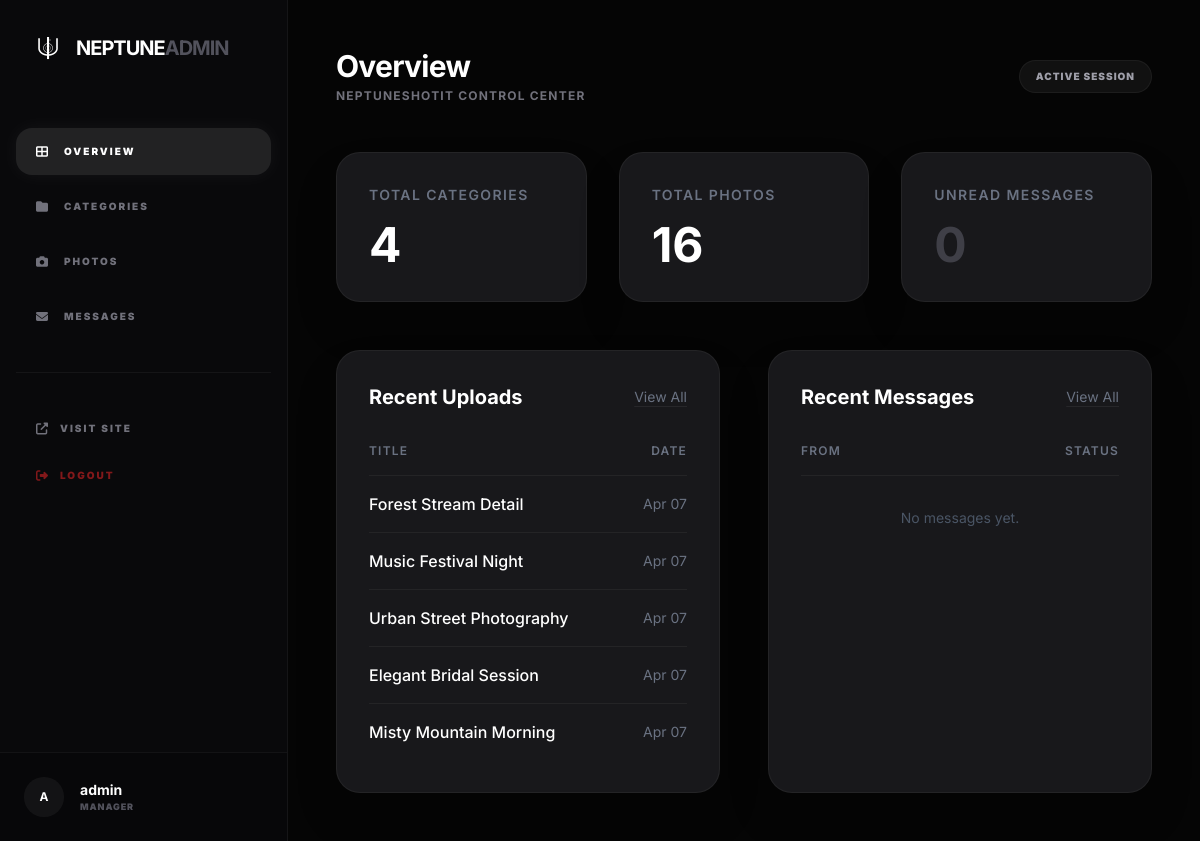
The page /dashboard/ (signed in) on the database its author committed.
### portfolio/models.py (models this page shows, shortened)
class Photo(models.Model):
    title = models.CharField(max_length=200)
    image = models.ImageField(upload_to='photos/')
    category = models.ForeignKey(Category, on_delete=models.CASCADE, related_name='photos')
    description = models.TextField(blank=True)
    created_at = models.DateTimeField(auto_now_add=True)

### portfolio/views.py (the view)
# urls.py: path('dashboard/', views.dashboard, name='dashboard'),
@user_passes_test(lambda u: u.is_staff)
def dashboard(request):
    category_count = Category.objects.count()
    photo_count = Photo.objects.count()
    message_count = ContactMessage.objects.filter(is_read=False).count()
    recent_photos = Photo.objects.all().order_by('-created_at')[:5]
    recent_messages = ContactMessage.objects.all().order_by('-created_at')[:5]
    return render(request, 'portfolio/dashboard/index.html', {
        'category_count': category_count,
        'photo_count': photo_count,
        'message_count': message_count,
        'recent_photos': recent_photos,
        'recent_messages': recent_messages
    })

### portfolio/templates/portfolio/dashboard/index.html
{% extends 'portfolio/dashboard/base.html' %}
{% block header_title %}Overview{% endblock %}
{% block content %}
<div class="grid grid-cols-1 md:grid-cols-2 lg:grid-cols-3 gap-8 mb-12">
  <div class="bg-zinc-900 border border-white/5 p-8 rounded-3xl shadow-2xl">
    <h3
      class="text-gray-500 text-sm font-semibold uppercase tracking-widest mb-4"
    >
      Total Categories
    </h3>
    <p class="text-5xl font-bold text-white">{{ category_count }}</p>
  </div>
  <div class="bg-zinc-900 border border-white/5 p-8 rounded-3xl shadow-2xl">
    <h3
      class="text-gray-500 text-sm font-semibold uppercase tracking-widest mb-4"
    >
      Total Photos
    </h3>
    <p class="text-5xl font-bold text-white">{{ photo_count }}</p>
  </div>
  <div class="bg-zinc-900 border border-white/5 p-8 rounded-3xl shadow-2xl">
    <h3
      class="text-gray-500 text-sm font-semibold uppercase tracking-widest mb-4"
    >
      Unread Messages
    </h3>
    <p
      class="text-5xl font-bold {% if message_count > 0 %}text-white{% else %}text-zinc-700{% endif %}"
    >
      {{ message_count }}
    </p>
  </div>
</div>
<div class="grid grid-cols-1 lg:grid-cols-2 gap-12">
  <div class="bg-zinc-900 border border-white/5 p-8 rounded-3xl shadow-2xl">
    <div class="flex items-center justify-between mb-8">
      <h2 class="text-xl font-bold text-white">Recent Uploads</h2>
      <a
        href="{% url 'portfolio:dashboard_photos' %}"
        class="text-sm text-gray-500 hover:text-white transition-all underline underline-offset-4 decoration-zinc-800"
        >View All</a
      >
    </div>
    <div class="overflow-x-auto">
      <table class="w-full text-left">
        <thead>
          <tr class="border-b border-white/5">
            <th
              class="pb-4 font-semibold text-gray-500 uppercase tracking-widest text-xs"
            >
              Title
            </th>
            <th
              class="pb-4 font-semibold text-gray-500 uppercase tracking-widest text-xs text-right"
            >
              Date
            </th>
          </tr>
        </thead>
        <tbody class="divide-y divide-white/5">
          {% for photo in recent_photos %}
          <tr class="group hover:bg-white/5 transition-all">
            <td class="py-4 font-medium text-white truncate max-w-[150px]">
              {{ photo.title }}
            </td>
            <td class="py-4 text-gray-500 text-sm text-right">
              {{ photo.created_at|date:"M d" }}
            </td>
          </tr>
          {% empty %}
          <tr>
            <td colspan="2" class="py-8 text-center text-gray-600 text-sm">
              No photos yet.
            </td>
          </tr>
          {% endfor %}
        </tbody>
      </table>
    </div>
  </div>
  <div class="bg-zinc-900 border border-white/5 p-8 rounded-3xl shadow-2xl">
    <div class="flex items-center justify-between mb-8">
      <h2 class="text-xl font-bold text-white">Recent Messages</h2>
      <a
        href="{% url 'portfolio:dashboard_messages' %}"
        class="text-sm text-gray-500 hover:text-white transition-all underline underline-offset-4 decoration-zinc-800"
        >View All</a
      >
    </div>
    <div class="overflow-x-auto">
      <table class="w-full text-left">
        <thead>
          <tr class="border-b border-white/5">
            <th
              class="pb-4 font-semibold text-gray-500 uppercase tracking-widest text-xs"
            >
              From
            </th>
            <th
              class="pb-4 font-semibold text-gray-500 uppercase tracking-widest text-xs text-right"
            >
              Status
            </th>
          </tr>
        </thead>
        <tbody class="divide-y divide-white/5">
          {% for msg in recent_messages %}
          <tr
            class="group hover:bg-white/5 transition-all cursor-pointer"
            onclick="window.location='{% url 'portfolio:message_detail' msg.pk %}'"
          >
            <td class="py-4">
              <p class="font-medium text-white">{{ msg.name }}</p>
              <p class="text-xs text-gray-500 truncate max-w-[150px]">
                {{ msg.subject }}
              </p>
            </td>
            <td class="py-4 text-right">
              {% if not msg.is_read %}
              <span class="w-2 h-2 bg-white rounded-full inline-block"></span>
              {% else %}
              <span class="text-zinc-700 text-xs">Read</span>
              {% endif %}
            </td>
          </tr>
          {% empty %}
          <tr>
            <td colspan="2" class="py-8 text-center text-gray-600 text-sm">
              No messages yet.
            </td>
          </tr>
          {% endfor %}
        </tbody>
      </table>
    </div>
  </div>
</div>
{% endblock %}

### portfolio/templates/portfolio/dashboard/base.html (shortened to what this page needs)
<!doctype html>
<html lang="en">
  <head>
    {% load static %}
    <link
      rel="stylesheet"
      href="https://cdnjs.cloudflare.com/ajax/libs/font-awesome/6.5.1/css/all.min.css"
    />
    <script src="https://cdn.jsdelivr.net/npm/@tailwindcss/browser@4"></script>
  </head>
  <body class="antialiased">
    <div class="flex flex-col lg:flex-row min-h-screen">
      <aside
        id="sidebar"
        class="fixed inset-y-0 left-0 w-72 bg-zinc-950 border-r border-white/5 transform -translate-x-full lg:translate-x-0 lg:static transition-transform duration-300 ease-in-out z-40 flex flex-col"
      >
        <div class="p-8 hidden lg:block">
          <a
            href="{% url 'portfolio:dashboard' %}"
            class="flex items-center gap-3"
          >
            <img
              src="{% static 'portfolio/images/logo.png' %}"
              alt="Logo"
              class="w-8 h-8"
            />
            <span
              class="text-xl font-bold tracking-tighter text-white uppercase"
            >
              NEPTUNE<span class="text-zinc-600">ADMIN</span>
            </span>
          </a>
        </div>
        <nav class="mt-4 lg:mt-8 px-4 flex-1 space-y-2">
          <a
            href="{% url 'portfolio:dashboard' %}"
            class="flex items-center gap-4 px-5 py-4 rounded-2xl hover:bg-white/5 transition-all {% if request.resolver_match.url_name == 'dashboard' %}bg-white/10 text-white font-bold shadow-[0_0_20px_rgba(255,255,255,0.05)]{% else %}text-zinc-500{% endif %}"
          >
            <i class="fas fa-th-large text-xs"></i>
            <span class="text-[10px] uppercase tracking-[0.2em] font-black"
              >Overview</span
            >
          </a>
          <a
            href="{% url 'portfolio:dashboard_categories' %}"
            class="flex items-center gap-4 px-5 py-4 rounded-2xl hover:bg-white/5 transition-all {% if 'category' in request.resolver_match.url_name %}bg-white/10 text-white font-bold shadow-[0_0_20px_rgba(255,255,255,0.05)]{% else %}text-zinc-500{% endif %}"
          >
            <i class="fas fa-folder text-xs"></i>
            <span class="text-[10px] uppercase tracking-[0.2em] font-black"
              >Categories</span
            >
          </a>
          <a
            href="{% url 'portfolio:dashboard_photos' %}"
            class="flex items-center gap-4 px-5 py-4 rounded-2xl hover:bg-white/5 transition-all {% if 'photo' in request.resolver_match.url_name %}bg-white/10 text-white font-bold shadow-[0_0_20px_rgba(255,255,255,0.05)]{% else %}text-zinc-500{% endif %}"
          >
            <i class="fas fa-camera text-xs"></i>
            <span class="text-[10px] uppercase tracking-[0.2em] font-black"
              >Photos</span
            >
          </a>
          <a
            href="{% url 'portfolio:dashboard_messages' %}"
            class="flex items-center gap-4 px-5 py-4 rounded-2xl hover:bg-white/5 transition-all {% if 'message' in request.resolver_match.url_name %}bg-white/10 text-white font-bold shadow-[0_0_20px_rgba(255,255,255,0.05)]{% else %}text-zinc-500{% endif %}"
          >
            <i class="fas fa-envelope text-xs"></i>
            <span class="text-[10px] uppercase tracking-[0.2em] font-black"
              >Messages</span
            >
          </a>
          <div class="pt-8 mt-8 border-t border-white/5">
            <a
              href="{% url 'portfolio:home' %}"
              target="_blank"
              rel="noopener noreferrer"
              aria-label="Visit NeptuneShotIt website"
              class="flex items-center gap-3 px-5 py-4 text-zinc-500 hover:text-white transition-all"
            >
              <i class="fas fa-external-link-alt text-xs"></i>
              <span class="text-[10px] uppercase tracking-[0.2em] font-black"
                >Visit Site</span
              >
            </a>
            <form
              action="{% url 'admin:logout' %}"
              method="post"
              class="px-5 py-4"
            >
              <button
                type="submit"
                class="flex items-center gap-3 text-red-900 hover:text-red-500 transition-all w-full text-left cursor-pointer"
              >
                <i class="fas fa-sign-out-alt text-xs"></i>
                <span class="text-[10px] uppercase tracking-[0.2em] font-black"
                  >Logout</span
                >
              </button>
            </form>
          </div>
        </nav>
        <div class="p-6 border-t border-white/5 bg-black/20">
          <div class="flex items-center gap-4">
            <div
              class="w-10 h-10 rounded-full bg-white/5 flex items-center justify-center text-white font-bold uppercase text-xs"
            >
              {{ request.user.username|slice:":1" }}
            </div>
            <div class="flex-1 min-w-0">
              <p class="text-sm font-bold text-white truncate">
                {{ request.user.username }}
              </p>
              <p
                class="text-[9px] text-zinc-600 uppercase tracking-widest font-black"
              >
                Manager
              </p>
            </div>
          </div>
        </div>
      </aside>
      <main class="flex-1 w-full p-6 lg:p-12 overflow-x-hidden">
        <header
          class="flex flex-col sm:flex-row justify-between items-start sm:items-center mb-12 gap-6"
        >
          <div>
            <h1
              class="text-2xl lg:text-3xl font-bold text-white tracking-tight"
            >
              {% block header_title %}Admin Overview{% endblock %}
            </h1>
            <p
              class="text-zinc-500 text-xs uppercase tracking-widest font-bold mt-1"
            >
              NeptuneShotIt Control Center
            </p>
          </div>
          <div class="flex items-center gap-4">
            <span
              class="text-[10px] bg-white/5 text-zinc-400 px-4 py-2 rounded-full uppercase tracking-widest font-black border border-white/5"
            >
              {{ today|date:"l, M d"|default:"Active Session" }}
            </span>
          </div>
        </header>
        {% block content %}{% endblock %}
      </main>
    </div>
  </body>
</html>

### portfolio/templates/portfolio/dashboard/base.html (style rules this page uses)
body { font-family: "Inter", sans-serif; background-color: #050505; color: #f3f4f6; overflow-x: hidden; }

### rows shown on the page
Photo: title "Forest Stream Detail", created_at "Apr 07"
Photo: title "Music Festival Night", created_at "Apr 07"
Photo: title "Urban Street Photography", created_at "Apr 07"
Photo: title "Elegant Bridal Session", created_at "Apr 07"
Photo: title "Misty Mountain Morning", created_at "Apr 07"

### other values the page prints
{{ request.user.username|slice:":1" }} "A"
{{ request.user.username }} "admin"
{{ today|date:"l, M d"|default:"Active Session" }} "ACTIVE SESSION"
{{ category_count }} "4"
{{ photo_count }} "16"
{{ message_count }} "0"
